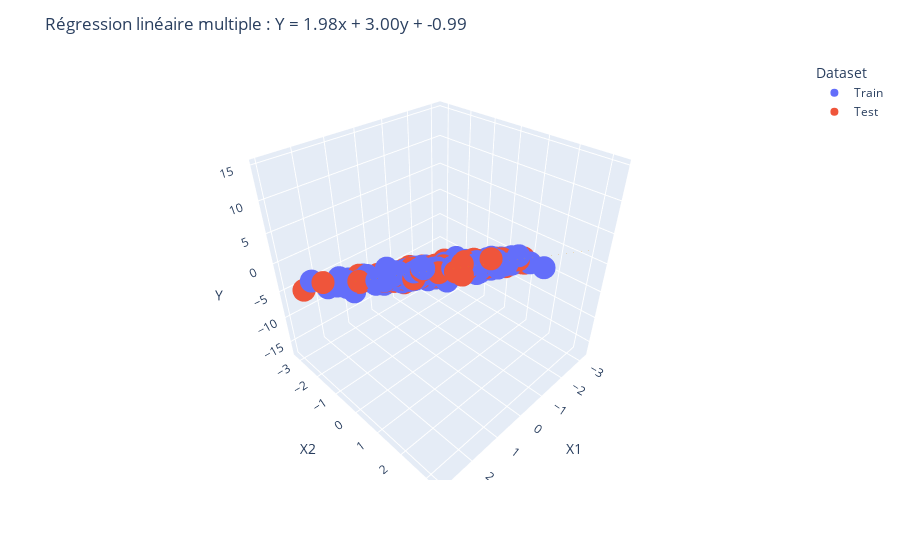

The code cell stored with this chart in its notebook:
### Markdown cell above
L'équation cartésienne de la courbe noire est donc 

$$
\hat{Y} = 1.98X1 + 3.01X2 - 0.99
$$

Ce qui correspond assez bien à l'équation que l'on doit retrouver :

$$
\hat{Y} = 2X_{1} + 3X_{2} - 1
$$

A *posteriori*, l'erreur d'estimation sur les coefficients $(\beta_{i})_{i \in ⟦1; 2⟧}$ est représentée par le vecteur $\epsilon_{\beta} = \beta - \hat{\beta}$. Dans cet exemple, on peut le calculer aisément.

$$ \epsilon_{\beta} = 
\begin{bmatrix}
2 \\
3 \\
-1
\end{bmatrix} - 
\begin{bmatrix}
1.98 \\
3.01 \\
-0.99
\end{bmatrix} =
\begin{bmatrix}
0.02 \\
0.01 \\
0.01
\end{bmatrix}
$$

L'erreur d'estimation est ensuite quantifiée par sa norme 2, i.e.

$$
|| \epsilon_{\beta} || = 0.024
$$
Comme pour l'erreur quadratique moyenne, plus $\epsilon_{\beta}$ est proche de 0 et plus le modèle est performant. Avec un $R^{2} = 0.8$, on s'attendait à avoir une erreur d'estimation faible.

Le modèle ressemble finalement à un plan, d'équation cartésienne $\hat{Y}$ :

### Code cell
fig = px.scatter_3d(df, x='X1', y='X2', z='Y', color='Dataset')

# Génération de la surface de régression (plan) basé sur les coefficients du modèle
x1 = np.linspace(X[:, 0].min(), X[:, 0].max(), 20)
x2 = np.linspace(X[:, 1].min(), X[:, 1].max(), 20)
x1, x2 = np.meshgrid(x1, x2)

# Extraire le scalaire de l'array
beta0_scalar = beta0.item()  # ou beta0[0]

# Calcul du plan de régression
y_pred_grid = beta0_scalar + beta[0] * x1 + beta[1] * x2


# Ajouter le plan de régression
fig.add_trace(go.Surface(
    x=x1,
    y=x2,
    z=y_pred_grid,
    surfacecolor=np.zeros_like(y_pred_grid),  # surface "plate" pour le color mapping
    colorscale=[[0, 'orange'], [1, 'orange']],  # orange partout
    showscale=False,
    opacity=0.6
))

# Ajouter des axes 3D
fig.update_layout(
    scene=dict(
        xaxis_title='X1',
        yaxis_title='X2',
        zaxis_title='Y'
    ),
    title=f'Régression linéaire multiple : Y = {beta[0]:.2f}x + {beta[1]:.2f}y + {beta0[0]:.2f}'
)

fig.show() # Affichage du graphique

### Figure 1 — Plotly figure (JSON) as saved in the notebook; plotly's stock layout.template omitted (floating-point values rounded to 4 significant figures; data arrays with more than 128 entries replaced by an {"elided": "..."} marker saying what was removed)
{"data": [{"hovertemplate": "Dataset=Train<br>X1=%{x}<br>X2=%{y}<br>Y=%{z}<extra></extra>", "legendgroup": "Train", "marker": {"color": "#636efa", "symbol": "circle"}, "mode": "markers", "name": "Train", "scene": "scene", "showlegend": true, "type": "scatter3d", "x": {"elided": "700 float values"}, "y": {"elided": "700 float values"}, "z": {"elided": "700 float values"}}, {"hovertemplate": "Dataset=Test<br>X1=%{x}<br>X2=%{y}<br>Y=%{z}<extra></extra>", "legendgroup": "Test", "marker": {"color": "#EF553B", "symbol": "circle"}, "mode": "markers", "name": "Test", "scene": "scene", "showlegend": true, "type": "scatter3d", "x": {"elided": "300 float values"}, "y": {"elided": "300 float values"}, "z": {"elided": "300 float values"}}, {"colorscale": [[0, "orange"], [1, "orange"]], "opacity": 0.6, "showscale": false, "surfacecolor": {"elided": "20x20 float values"}, "type": "surface", "x": {"elided": "20x20 float values"}, "y": {"elided": "20x20 float values"}, "z": {"elided": "20x20 float values"}}], "layout": {"legend": {"title": {"text": "Dataset"}, "tracegroupgap": 0}, "margin": {"t": 60}, "scene": {"domain": {"x": [0, 1], "y": [0, 1]}, "xaxis": {"title": {"text": "X1"}}, "yaxis": {"title": {"text": "X2"}}, "zaxis": {"title": {"text": "Y"}}}, "title": {"text": "Régression linéaire multiple : Y = 1.98x + 3.00y + -0.99"}}}
